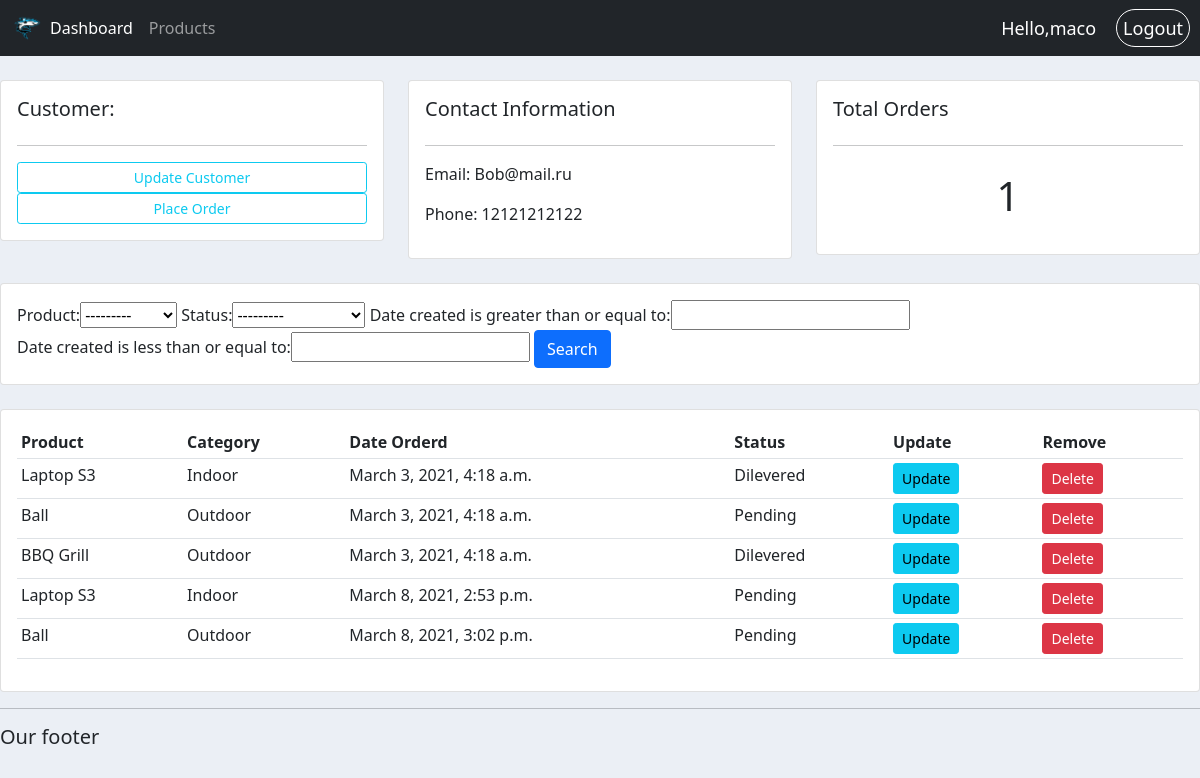
/customer/2/ (signed in), run on an earlier commit of the app's database.
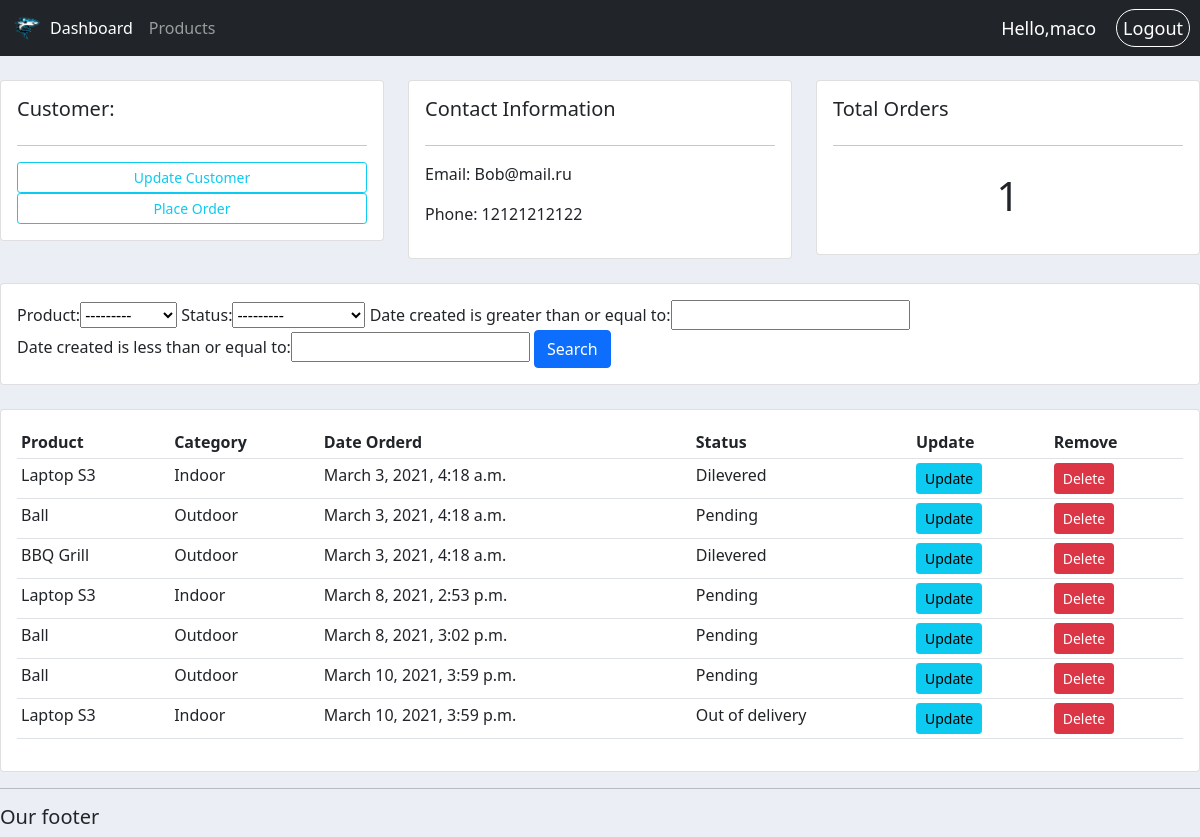
And on a later commit of the database.
### accounts/models.py (models this page shows, shortened)
class Order(models.Model):
	STATUS = (
			('Pending', 'Pending'),
			('Out of delivery', 'Out of delivery'),
			('Dilevered', 'Dilevered'),
		)
	customer = models.ForeignKey(Customer, null=True, on_delete=models.SET_NULL)
	product = models.ForeignKey(Product, null=True, on_delete=models.SET_NULL)
	date_created = models.DateTimeField(auto_now_add=True)
	status = models.CharField(max_length=200, null=True, choices=STATUS)

class Product(models.Model):
	CATAGORY = (
			('Indoor', 'Indoor'),
			('Outdoor', 'Outdoor'),
		)
	name = models.CharField(max_length=200, null=True)
	price = models.FloatField(null=True)
	description = models.CharField(max_length=200, null=True, blank=True)
	date_created = models.DateTimeField(auto_now_add=True)
	category = models.CharField(max_length=200, null=True, choices=CATAGORY)
	tags = models.ManyToManyField(Tag)
	def __str__ (self):
		return self.name

### accounts/views.py (the view)
# urls.py: path('customer/<str:pk_test>/', views.customer, name="customer"),
@login_required(login_url='login')
def customer(request, pk_test):
	customer = Customer.objects.get(id=pk_test)
	orders = customer.order_set.all()
	total_orders = orders.count()
	myFilter = OrderFilter(request.GET, queryset=Order.objects.all())
	orders = myFilter.qs
	context = {
		'customer': customer,
		'orders': orders,
		'total_orders': total_orders,
		'myFilter': myFilter,
	}
	return render(request, 'accounts/customer.html', context)

### accounts/templates/accounts/customer.html
{% extends 'accounts/main.html' %}
{% block content %}
	<br>
<div class="row">
	<div class="col-md">
		<div class="card card-body">
			<h5>Customer:</h5>
			<hr>
			<a class="btn btn-outline-info  btn-sm " href="">Update Customer</a>
			<a  class="btn btn-sm btn-outline-info" href="{% url 'create_order' customer.id %}" >Place Order</a>
		</div>
	</div>
	<div class="col-md">
		<div class="card card-body">
			<h5>Contact Information</h5>
			<hr>
			<p>Email: {{customer.email}}</p>
			<p>Phone: {{customer.phone}}</p>
		</div>
	</div>
	<div class="col-md">
		<div class="card card-body">
			<h5>Total Orders</h5>
			<hr>
			<h1 style="text-align: center;padding: 10px">{{total_orders}}</h1>
		</div>
	</div>
</div>
<br>
<div class="row">
	<div class="col">
		<div class="card card-body">
			<form method="get">
				{{ myFilter.form }}
		    <button class="btn btn-primary" type="submit">Search</button>
		  </form>
		</div>
	</div>
</div>
<br>
<div class="row">
	<div class="col-md">
		<div class="card card-body">
			<table class="table table-sm">
				<tr>
					<th>Product</th>
					<th>Category</th>
					<th>Date Orderd</th>
					<th>Status</th>
					<th>Update</th>
					<th>Remove</th>
				</tr>
				{% for order in orders %}
					<tr>
						<td>{{order.product}}</td>
						<td>{{order.product.category}}</td>
						<td>{{order.date_created}}</td>
						<td>{{order.status}}</td>
						<td><a class="btn btn-sm btn-info" href="{% url 'update_order' order.id %}">Update</a></td>
						<td><a class="btn btn-sm btn-danger" href="{% url 'delete_order' order.id %}">Delete</a></td>
					</tr>
				{% endfor%}
			</table>
		</div>
	</div>
</div>
{% endblock %}

What changed in the data, as far as the page shows it:
added Order: product "Ball", product.category "Outdoor", date_created "March 10, 2021, 3:59 p.m.", status "Pending"
added Order: product "Laptop S3", product.category "Indoor", date_created "March 10, 2021, 3:59 p.m.", status "Out of delivery"
